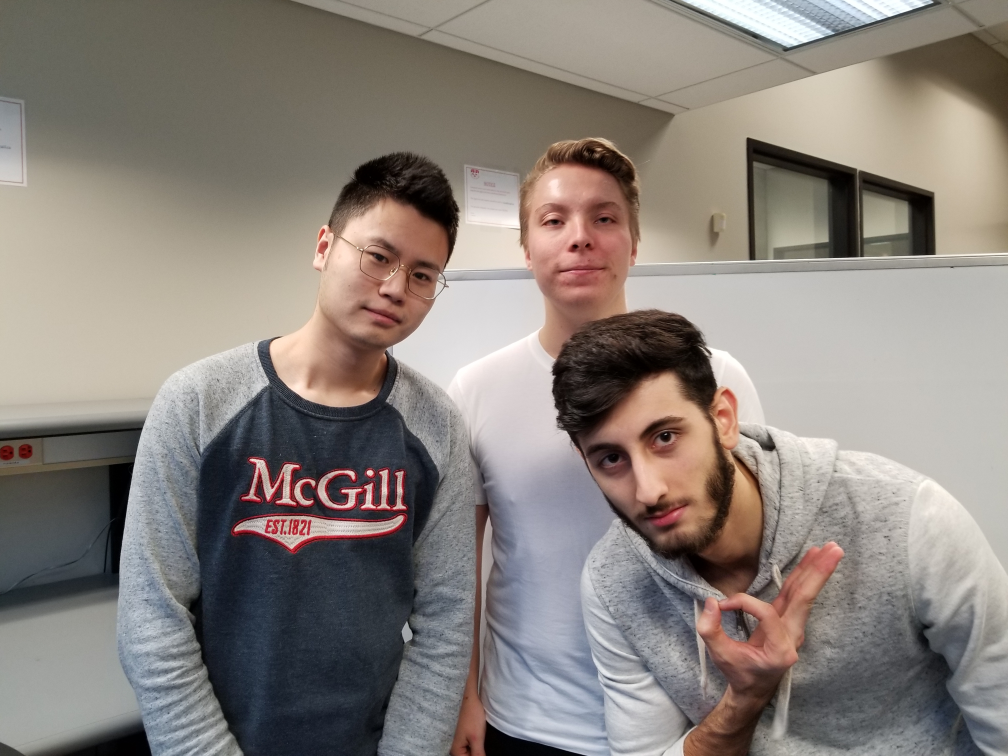
#> input picture src/a4/dataset/test/group.jpg, 4032 x 3024 px (shown at 1/4 size); its folder holds 2 pictures in this run
$ jupyter execute --allow-errors face_recognition.ipynb
#> lines starting #> are read from the running program, lines starting #| are printed output that depends on the picture
# ECSE415 - Into to Computer Vision
## Assignment 4
### Alexander Harris - 260688155

## 1 - Data Acquisition

[cell 1]
import cv2
import numpy as np
import os
import math
import time
from matplotlib import pyplot as plt
from sklearn.decomposition import PCA
from sklearn.preprocessing import StandardScaler
from sklearn.metrics import accuracy_score
from sklearn.neighbors import KNeighborsClassifier

[cell 2]
def plotFigures(images, labels):
    """
    Plots images from list in grid.

    images: list of images
    title: title for each subplot
    params: specific arguments to add to title
    """
    grid_len = math.ceil(math.sqrt(len(images)))
    plt.figure(figsize=(30,30))
    i = 0
    seq = 1
    tmp = ''
    for image, label in zip(images, labels):
        plt.subplot(grid_len, grid_len, i+1), plt.imshow(image, 'gray')
        if label != tmp:
            seq = 1
        plt.title(f'{label} - #{seq}'), plt.axis('off')
        tmp = label
        i += 1
        seq += 1
    plt.show()

[cell 3]
def extract_face(img, class_face, size):
    """
    Crop face from original image and resize.

    img: image to crop
    class_face: classifier to use
    """
    detect = class_face.detectMultiScale(img, 1.1, 4)
    x, y, w, h = detect[0]
    face = img[y:y+h, x:x+w]
    face_resized = cv2.resize(face, size)
    return face_resized

[cell 4]
# Classifier used for testing and prepping training data
face_cascade = cv2.CascadeClassifier(os.path.join(cv2.data.haarcascades, 'haarcascade_frontalface_default.xml'))

[cell 5]
# Show faces detected in test image
test_path = './dataset/test/'
test_file = os.listdir(test_path)[1]
test_img = cv2.imread(test_path + test_file, cv2.IMREAD_GRAYSCALE)
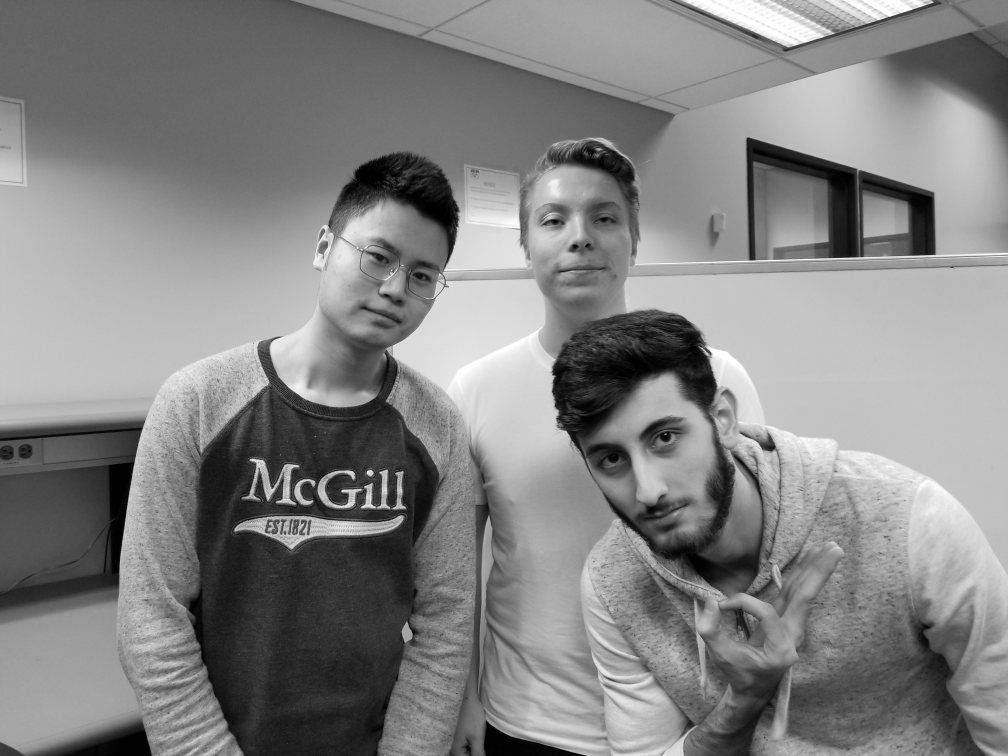
#> test_img: shape (3024, 4032) (shown at 1/4 size); min 0, max 255, mean 131.6
test_img_resized = cv2.resize(test_img, None, fx=0.5, fy=0.5)
test_faces = face_cascade.detectMultiScale(test_img_resized, 1.3, 4)
#> test_faces = [[1020, 329, 272, 272]]

detected_faces = test_img_resized.copy()
for (x, y, w, h) in test_faces:
    cv2.rectangle(detected_faces, (x,y), (x+w,y+h), (255,255,255), 5)
#> this loop made 1 pass
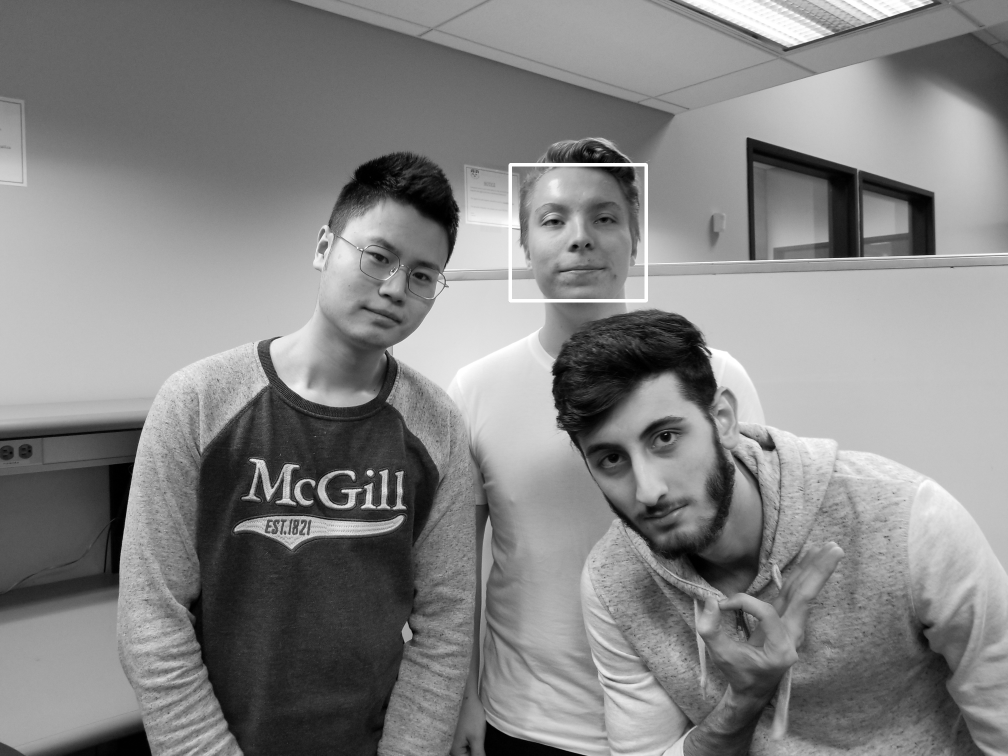
#> detected_faces: shape (1512, 2016) (shown at 1/2 size); min 0, max 255, mean 132

plt.figure(figsize=(30,30))
plt.subplot(121), plt.title('Test Image')
plt.imshow(test_img_resized, cmap='gray'), plt.axis('off')
plt.subplot(122), plt.title('Detected Faces')
plt.imshow(detected_faces, cmap='gray'), plt.axis('off')
plt.show()
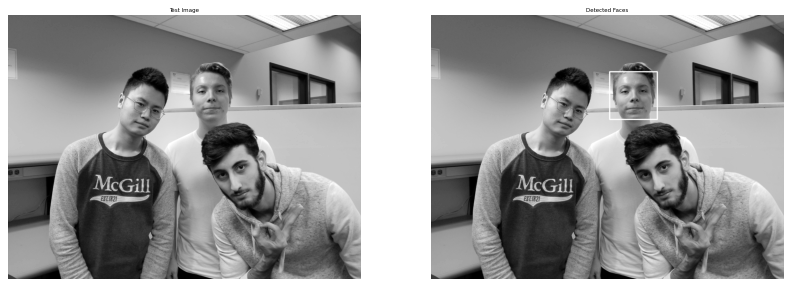
#> figure drawn by matplotlib, 2 panels
